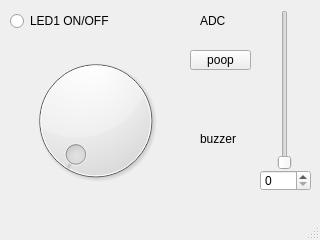
<?xml version="1.0" encoding="UTF-8"?>
<ui version="4.0">
 <class>MainWindow</class>
 <widget class="QMainWindow" name="MainWindow">
  <property name="geometry">
   <rect>
    <x>0</x>
    <y>0</y>
    <width>320</width>
    <height>240</height>
   </rect>
  </property>
  <property name="windowTitle">
   <string>Wingston ^.^</string>
  </property>
  <widget class="QWidget" name="centralwidget">
   <widget class="QPushButton" name="pushButton">
    <property name="geometry">
     <rect>
      <x>190</x>
      <y>50</y>
      <width>61</width>
      <height>20</height>
     </rect>
    </property>
    <property name="text">
     <string>poop</string>
    </property>
   </widget>
   <widget class="QRadioButton" name="radioButton">
    <property name="geometry">
     <rect>
      <x>10</x>
      <y>10</y>
      <width>131</width>
      <height>22</height>
     </rect>
    </property>
    <property name="text">
     <string>LED1 ON/OFF</string>
    </property>
   </widget>
   <widget class="QDial" name="dial">
    <property name="geometry">
     <rect>
      <x>20</x>
      <y>50</y>
      <width>151</width>
      <height>141</height>
     </rect>
    </property>
    <property name="minimum">
     <number>500</number>
    </property>
    <property name="maximum">
     <number>15000</number>
    </property>
    <property name="wrapping">
     <bool>false</bool>
    </property>
    <property name="notchesVisible">
     <bool>false</bool>
    </property>
   </widget>
   <widget class="QSpinBox" name="spinBox">
    <property name="geometry">
     <rect>
      <x>260</x>
      <y>170</y>
      <width>51</width>
      <height>21</height>
     </rect>
    </property>
   </widget>
   <widget class="QSlider" name="verticalSlider">
    <property name="geometry">
     <rect>
      <x>270</x>
      <y>10</y>
      <width>29</width>
      <height>160</height>
     </rect>
    </property>
    <property name="minimum">
     <number>10</number>
    </property>
    <property name="maximum">
     <number>75</number>
    </property>
    <property name="orientation">
     <enum>Qt::Vertical</enum>
    </property>
   </widget>
   <widget class="QLabel" name="label">
    <property name="geometry">
     <rect>
      <x>200</x>
      <y>10</y>
      <width>67</width>
      <height>21</height>
     </rect>
    </property>
    <property name="text">
     <string>ADC</string>
    </property>
   </widget>
   <widget class="QLabel" name="label_2">
    <property name="geometry">
     <rect>
      <x>200</x>
      <y>130</y>
      <width>67</width>
      <height>17</height>
     </rect>
    </property>
    <property name="text">
     <string>buzzer</string>
    </property>
   </widget>
  </widget>
  <widget class="QMenuBar" name="menubar">
   <property name="geometry">
    <rect>
     <x>0</x>
     <y>0</y>
     <width>320</width>
     <height>25</height>
    </rect>
   </property>
  </widget>
  <widget class="QStatusBar" name="statusbar"/>
 </widget>
 <resources/>
 <connections>
  <connection>
   <sender>verticalSlider</sender>
   <signal>sliderMoved(int)</signal>
   <receiver>spinBox</receiver>
   <slot>setValue(int)</slot>
   <hints>
    <hint type="sourcelabel">
     <x>294</x>
     <y>118</y>
    </hint>
    <hint type="destinationlabel">
     <x>260</x>
     <y>195</y>
    </hint>
   </hints>
  </connection>
  <connection>
   <sender>dial</sender>
   <signal>valueChanged(int)</signal>
   <receiver>label_2</receiver>
   <slot>setNum(int)</slot>
   <hints>
    <hint type="sourcelabel">
     <x>50</x>
     <y>142</y>
    </hint>
    <hint type="destinationlabel">
     <x>200</x>
     <y>155</y>
    </hint>
   </hints>
  </connection>
 </connections>
</ui>
